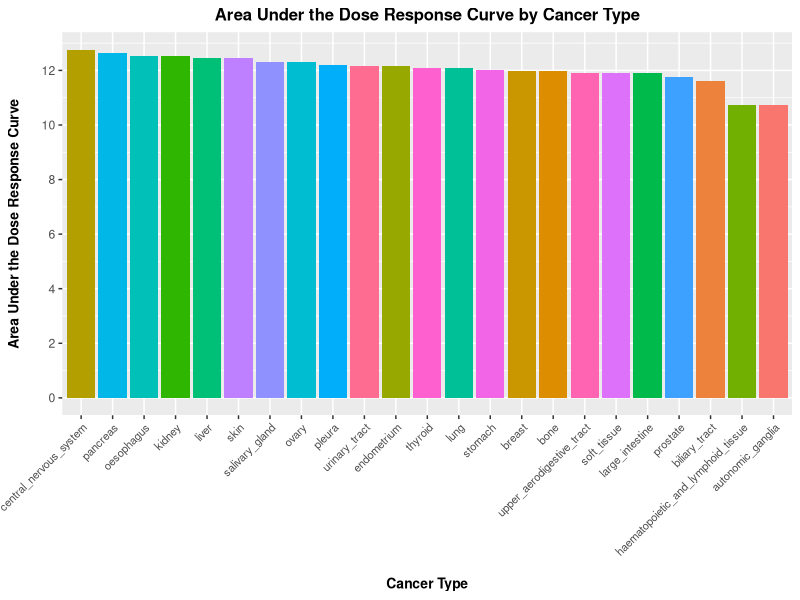
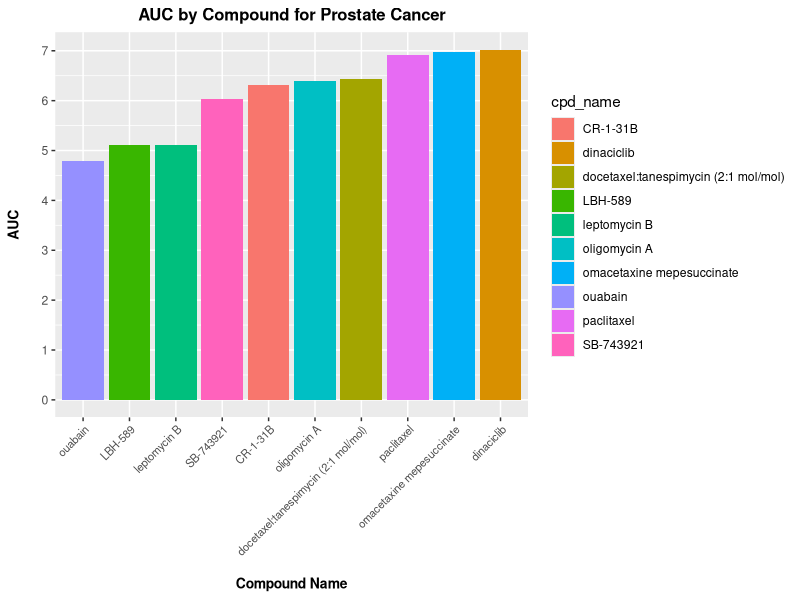
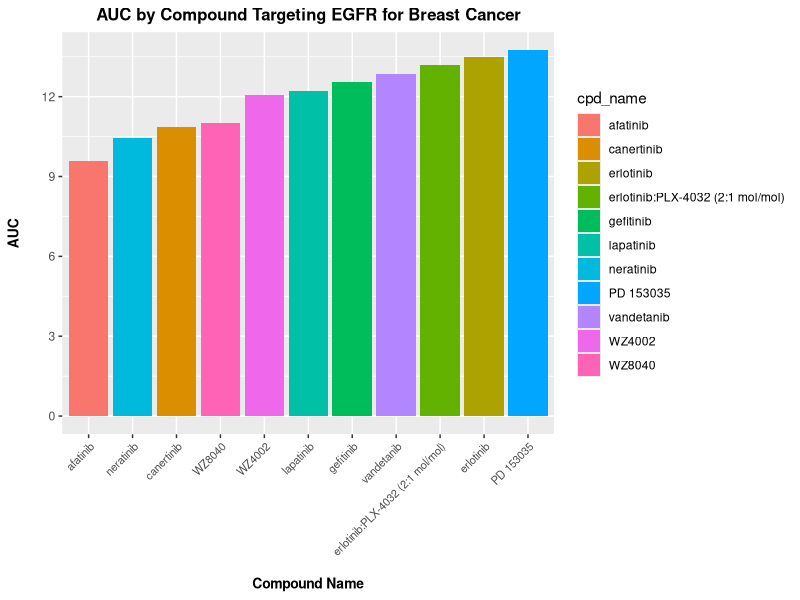

The R script that drew these images, in order:
## ---- chunk 1
knitr::opts_chunk$set(echo = TRUE)
## ---- chunk 2
#load libraries
library(tidyverse)    
library(knitr)
library(ggrepel)

#read in "dad_mom.txt" file
dad_mom <- read.delim("dad_mom.txt")
glimpse(dad_mom)
## ---- chunk 3
dad_mom_tidy <- dad_mom %>%
  #use gather() to create a "dad or mom" indicator and a name variable 
  gather(key = "parent", value = "name", name_dad,name_mom) %>%
  #re-code variable dad_mom to parent which equals "dad" or "mom"
  mutate(parent = recode(parent, 'name_dad' = "dad", .default = "mom")) %>%
  #use ifelse() to create a new income variable 
  mutate(income = ifelse(parent == "dad", income_dad, income_mom)) %>%
  #drop old variables 
  select(-income_dad, -income_mom) %>%
  #sort data set by family ID
  arrange(fam_id)

#print data set 
print(dad_mom_tidy)
## ---- chunk 4
#read in AUC_1
AUC_1 <- read.csv("CTRP_files/AUC_1.csv")

#read in AUC_2
AUC_2 <- read.csv("CTRP_files/AUC_2.csv")

#read in cancer_cell_line_info
cancer_cell_line_info <- read.csv("CTRP_files/cancer_cell_line_info.csv")

#read in compound_info
compound_info <- read.csv("CTRP_files/compound_info.csv")

#read in Experiment_info
Experiment_info <- read.csv("CTRP_files/Experiment_info.csv")
## ---- chunk 5
#Vertically join AUC_1 and AUC_2
AUC <- bind_rows(AUC_1, AUC_2) %>%
  arrange(experiment_id)

#Join with Experiment_info
AUC_Exp <- AUC %>%
  full_join(Experiment_info, by = c("experiment_id" = "expt_id"))

#Join with cancer_cell_line_info
AUC_Cancer <- AUC_Exp %>%
  full_join(cancer_cell_line_info, by = "master_ccl_id")

#Join with compound_info
AUC_Compound <- AUC_Cancer %>%
  full_join(compound_info, by = "master_cpd_id")
## ---- chunk 6
#limit data to the compound "vorinostat" and summarize average AUC of each cancer type
AUC_vor <- AUC_Compound %>%
  filter(cpd_name == "vorinostat" & is.na(cancer_type) == FALSE & is.na(area_under_curve) == FALSE ) %>%
  group_by(cancer_type) %>%
  summarize(AUC = mean(area_under_curve)) %>%
  arrange(AUC)
  
#plot average AUC by cancer type 
ggplot(AUC_vor, aes(x = reorder(cancer_type, -AUC), y = AUC, fill = cancer_type)) + 
  geom_col() + 
  scale_y_continuous(breaks = seq(0, 16, by = 2)) +
  labs(title = "Area Under the Dose Response Curve by Cancer Type", x = "\nCancer Type", y = "Area Under the Dose Response Curve\n") +
  theme(plot.title = element_text(hjust = 0.5, size = 12, face = "bold"), axis.text.x = element_text(angle = 45, hjust=1, size=8), , axis.title.x = element_text(size = 10, face = "bold"), axis.title.y = element_text(size = 10, face = "bold"), legend.position = "none")

#According to the graph, "haematopoietic_and_lymphoid_tissue" has the lowest AUC values to the compound vorinostat.
print(paste("Cancer", AUC_vor[1,1], "has the lowest AUC values to the compound vorinostat."))
## ---- chunk 7
#limit data to prostate cancer
AUC_22RV1 <- AUC_Compound %>%
  filter(cancer_type == "prostate" & is.na(cpd_name) == FALSE & is.na(area_under_curve) == FALSE ) %>%
  group_by(cpd_name) %>%
  summarize(AUC = mean(area_under_curve)) %>%
  arrange(AUC) %>%
  top_n(-10, AUC)

#generate a bar plot to show the compound with the lowest AUC
ggplot(AUC_22RV1, aes(x = reorder(cpd_name, AUC), y = AUC, fill = cpd_name)) + 
  geom_col() + 
  scale_y_continuous(breaks = seq(0, 8, by = 1)) +
  labs(title = "AUC by Compound for Prostate Cancer", x = "\nCompound Name", y = "AUC\n") +
  theme(plot.title = element_text(hjust = 0.5, size = 12, face = "bold"), axis.text.x = element_text(angle = 45, hjust=1, size=8), axis.title.x = element_text(size = 10, face = "bold"), axis.title.y = element_text(size = 10, face = "bold"))

# According to the graph, compound "ouabain" has the lowest AUC value. 
print(paste("Compund", AUC_22RV1[1,1], "has the lowest AUC value."))
## ---- chunk 8
#limit data to compounds that target EGFR and in the breast cancer cell lines
AUC_EGFR <- AUC_Compound %>%
  filter(str_detect(gene_symbol_of_protein_target, "EGFR") & cancer_type == "breast" & is.na(area_under_curve) == FALSE ) %>%
  group_by(cpd_name) %>%
  summarize(AUC = mean(area_under_curve)) %>%
  arrange(AUC) 

#generate a bar plot to show the compound with the lowest AUC
ggplot(AUC_EGFR, aes(x = reorder(cpd_name, AUC), y = AUC, fill = cpd_name)) + 
  geom_col() + 
  scale_y_continuous(breaks = seq(0, 15, by = 3)) +
  labs(title = "AUC by Compound Targeting EGFR for Breast Cancer", x = "\nCompound Name", y = "AUC\n") +
  theme(plot.title = element_text(hjust = 0.5, size = 12, face = "bold"), axis.text.x = element_text(angle = 45, hjust=1, size=8), axis.title.x = element_text(size = 10, face = "bold"), axis.title.y = element_text(size = 10, face = "bold"))

# According to the graph, compound "afatinib" has the lowest AUC value. 
print(paste("Compund", AUC_EGFR[1,1], "has the lowest AUC values in the breast cancer cell lines."))
